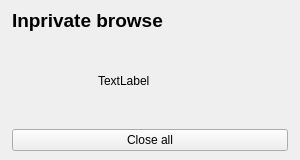
<?xml version="1.0" encoding="UTF-8"?>
<ui version="4.0">
 <class>InprivatePopup</class>
 <widget class="QWidget" name="InprivatePopup">
  <property name="geometry">
   <rect>
    <x>0</x>
    <y>0</y>
    <width>300</width>
    <height>160</height>
   </rect>
  </property>
  <property name="windowTitle">
   <string>Frame</string>
  </property>
  <layout class="QVBoxLayout" name="verticalLayout" stretch="0,4,0">
   <property name="spacing">
    <number>4</number>
   </property>
   <property name="leftMargin">
    <number>12</number>
   </property>
   <property name="topMargin">
    <number>9</number>
   </property>
   <property name="rightMargin">
    <number>12</number>
   </property>
   <property name="bottomMargin">
    <number>9</number>
   </property>
   <item>
    <layout class="QHBoxLayout" name="horizontalLayout_2">
     <item>
      <widget class="QLabel" name="label">
       <property name="styleSheet">
        <string notr="true">font-size:14pt;
font-weight:bold;</string>
       </property>
       <property name="text">
        <string>Inprivate browse</string>
       </property>
      </widget>
     </item>
     <item>
      <spacer name="horizontalSpacer">
       <property name="orientation">
        <enum>Qt::Horizontal</enum>
       </property>
       <property name="sizeHint" stdset="0">
        <size>
         <width>40</width>
         <height>20</height>
        </size>
       </property>
      </spacer>
     </item>
    </layout>
   </item>
   <item>
    <layout class="QHBoxLayout" name="horizontalLayout">
     <property name="spacing">
      <number>12</number>
     </property>
     <property name="leftMargin">
      <number>10</number>
     </property>
     <item>
      <widget class="QLabel" name="label_3">
       <property name="minimumSize">
        <size>
         <width>64</width>
         <height>64</height>
        </size>
       </property>
       <property name="maximumSize">
        <size>
         <width>64</width>
         <height>64</height>
        </size>
       </property>
       <property name="text">
        <string/>
       </property>
       <property name="pixmap">
        <pixmap resource="../resource.qrc">:/icons/resources/imgs/gray/private_64px.png</pixmap>
       </property>
       <property name="scaledContents">
        <bool>true</bool>
       </property>
      </widget>
     </item>
     <item>
      <widget class="QLabel" name="labelHint">
       <property name="text">
        <string>TextLabel</string>
       </property>
      </widget>
     </item>
    </layout>
   </item>
   <item>
    <widget class="QPushButton" name="btnCloseAll">
     <property name="text">
      <string>Close all</string>
     </property>
    </widget>
   </item>
  </layout>
 </widget>
 <resources>
  <include location="../resource.qrc"/>
 </resources>
 <connections/>
</ui>
